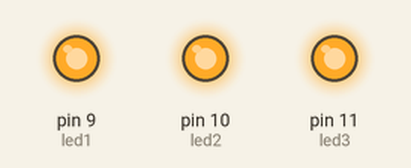
Bench run of a sketch on a simulated Arduino Uno, built with avr-gcc and run on an emulated ATmega328P. Parts: output pins drawn as LEDs (lit = HIGH).

Above: at 0.2 s.
At 1.7 s:
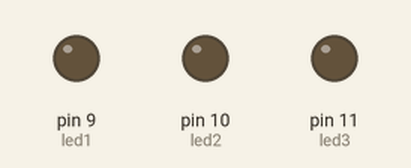
Timing chart, 0 to 3.0 s (numbered marks = the images above):
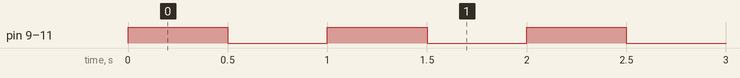

The sketch:

10_Simular_PWM.ino
```cpp
// Simular PWM

/*
Imagina que quieres controlar la intensidad de luz de una linterna, pero en lugar de simplemente encenderla y apagarla,
quieres que brille más fuerte o más suave. Aquí es donde entra la pulse width modulation (PWM) o Modulación de Ancho de Pulso.
PWM es como una especie de truco que nos permite controlar el brillo de una luz o la velocidad de un motor al encender y apagar muy rápidamente,
como si se tratará de una señal de tipo analógica, nos permiten medir y representar cosas de manera más precisa, como si estuviéramos
usando una regla que nos da medidas más exactas en lugar de solo números enteros,
mientras que una señal digital solo puede tener dos estados: encendido o apagado.
*/

int led1 = 9;                // Pin al que está conectado el LED 1
int led2 = 10;               // Pin al que está conectado el LED 2
int led3 = 11;               // Pin al que está conectado el LED 3

void setup() {
  // Establecer pines de los LEDs como salidas
  pinMode(led1, OUTPUT);
  pinMode(led2, OUTPUT);
  pinMode(led3, OUTPUT);
}

void loop() {

  // Porcentaje del ciclo de trabajo (ajustar según sea necesario)
  int cicloTrabajo = 50;  // En este ejemplo, está establecido en 50%

  // Calcula el tiempo en milisegundos para el ciclo de trabajo
  int onTime = map(cicloTrabajo, 0, 100, 0, 1000); // La función map ajusta el porcentaje del ciclo de trabajo al rango de 0 a 1000 milisegundos
  int offTime = 1000 - onTime;  // Calcula el tiempo restante (apagado), que es la diferencia entre 1000 milisegundos y el tiempo de encendido

  // Enciende los pines durante el tiempo de ciclo de trabajo
  digitalWrite(led1, HIGH);
  digitalWrite(led2, HIGH);
  digitalWrite(led3, HIGH);
  delay(onTime);  // Espera el tiempo de encendido.

  // Apaga los pines durante el tiempo restante
  digitalWrite(led1, LOW);
  digitalWrite(led2, LOW);
  digitalWrite(led3, LOW);
  delay(offTime); // Espera el tiempo restante (apagado)
}
```

Measured:
- by itself, pin 9 (led1), pin 10 (led2), pin 11 (led3): alternates HIGH for 0.50 s and LOW for 0.50 s
